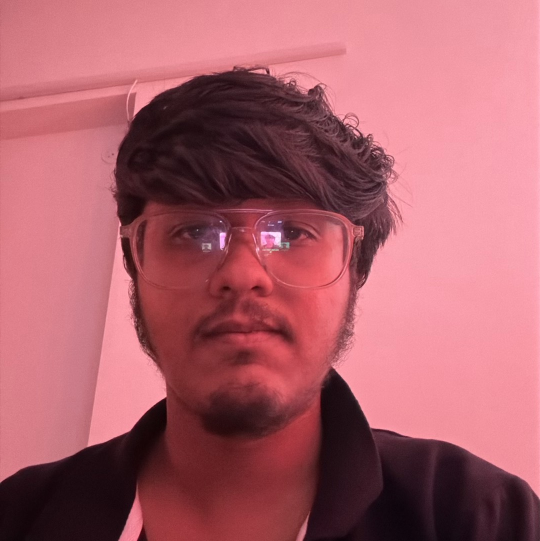
#> input picture attendance-backend/saved_models/photos/1001_1780565966.jpg, 1080 x 1082 px (shown at 1/2 size)
$ python -i face_service.py   (imports and definitions only)   (older library calls are emulated)
#> lines starting #> are read from the running program, lines starting #| are printed output that depends on the picture
import numpy as np
import cv2
from ai_edge_litert.interpreter import Interpreter
from scipy.spatial.distance import cosine
import base64, os, time, hashlib

# ══════════════════════════════════════════════════
# MODULE 1 — Face Detection & Recognition
# BlazeFace (fast detector) → MobileFaceNet (embeddings)
# ══════════════════════════════════════════════════
MODEL_PATH = os.path.join(os.path.dirname(__file__), "../../saved_models/mobilefacenet.tflite")

# [1 line that did not run here, left out]
# [1 line not run here, left out]
# [1 line that did not run here, left out]
# [1 line that did not run here, left out]

# Stage 1 — Fast face detector (BlazeFace fallback: Haar Cascade)
face_cascade = cv2.CascadeClassifier(
    cv2.data.haarcascades + "haarcascade_frontalface_default.xml"
)

# [4 lines left out: function decode_image, not called in this run]

def normalize_skin_tone(face: np.ndarray) -> np.ndarray:
    """Skin tone normalization for Indian demographics + harsh sunlight"""
    lab  = cv2.cvtColor(face, cv2.COLOR_BGR2LAB)
    l, a, b = cv2.split(lab)
    clahe = cv2.createCLAHE(clipLimit=2.0, tileGridSize=(4, 4))
    l     = clahe.apply(l)
    return cv2.cvtColor(cv2.merge([l, a, b]), cv2.COLOR_LAB2BGR)

def detect_face(img: np.ndarray) -> np.ndarray:
    """Stage 1: detect face crop. Rejects empty frames instantly."""
    gray  = cv2.cvtColor(img, cv2.COLOR_BGR2GRAY)
    faces = face_cascade.detectMultiScale(gray, 1.1, 5, minSize=(80, 80))
    if len(faces) == 0:
        raise ValueError("No face detected")
    x, y, w, h = max(faces, key=lambda f: f[2] * f[3])
    face = img[y:y+h, x:x+w]
    face = cv2.resize(face, (112, 112))
    face = normalize_skin_tone(face)   # fix for Indian skin + sunlight
    return face

# [8 lines left out: function get_embedding, not called in this run]

SIMILARITY_THRESHOLD = 0.40

# [379 lines left out: functions compare_faces, passive_liveness_check, active_liveness_check, check_geofence, get_next_check_interval, calculate_risk_score and 5 more, not called in this run]

>>> import cv2
>>> picture = cv2.imread('../../saved_models/photos/1001_1780565966.jpg')
#> picture is the input picture: shape (1082, 1080, 3); mean B, G, R 106.3, 96.5, 171.6
>>> result = detect_face(picture)
#> in detect_face, `gray  = cv2.cvtColor(img, cv2.COLOR_BGR2GRAY)`:
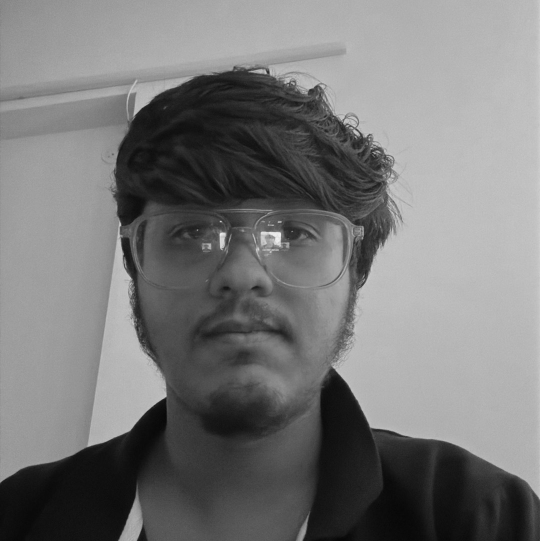
#> gray: shape (1082, 1080) (shown at 1/2 size); min 6, max 246, mean 120.1
#> in detect_face, `faces = face_cascade.detectMultiScale(gray, 1.1, 5, minSize=(80, 80))`: faces = [[233, 252, 534, 534]]
#> in detect_face, `x, y, w, h = max(faces, key=lambda f: f[2] * f[3])`: x = 233; y = 252; w = 534
#> in detect_face, `face = cv2.resize(face, (112, 112))`:
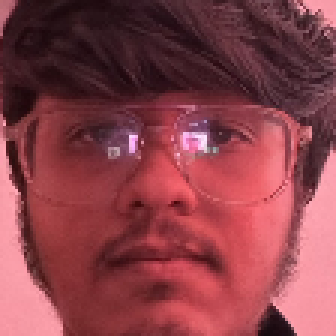
#> face: shape (112, 112, 3) (shown 3 times larger); mean B, G, R 72.8, 64.6, 137.1
#> in normalize_skin_tone, `lab  = cv2.cvtColor(face, cv2.COLOR_BGR2LAB)`: lab: shape (112, 112, 3); mean of channels 0, 1, 2 92.7, 159.2, 138
#> in normalize_skin_tone, `l, a, b = cv2.split(lab)`:
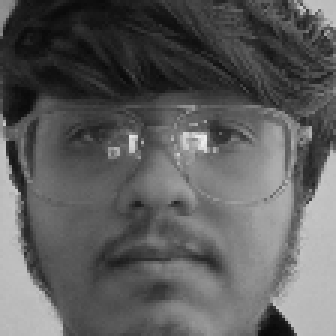
#> l: shape (112, 112) (shown 3 times larger); min 10, max 237, mean 92.7
#> in normalize_skin_tone, `l, a, b = cv2.split(lab)`:
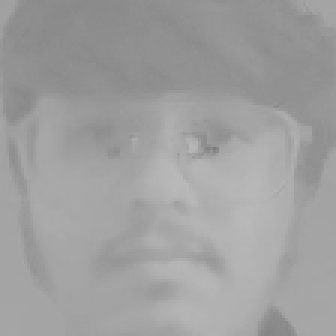
#> a: shape (112, 112) (shown 3 times larger); min 125, max 185, mean 159.2
#> in normalize_skin_tone, `l, a, b = cv2.split(lab)`:
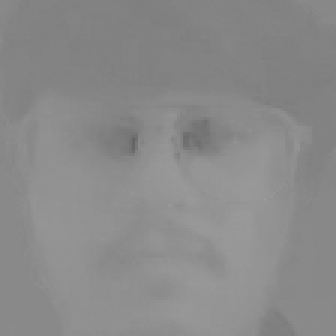
#> b: shape (112, 112) (shown 3 times larger); min 99, max 153, mean 138
#> in normalize_skin_tone, `l     = clahe.apply(l)`:
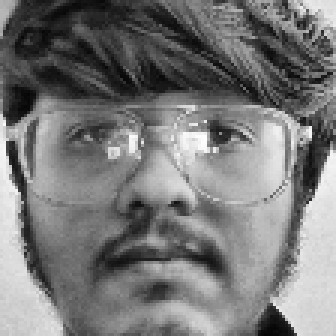
#> l: shape (112, 112) (shown 3 times larger); min 6, max 254, mean 120.1
#> in normalize_skin_tone, `return cv2.cvtColor(cv2.merge([l, a, b]), cv2.COLOR_LAB2BGR)`:
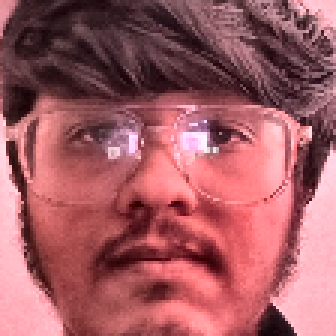
#> returned value: shape (112, 112, 3) (shown 3 times larger); mean B, G, R 98.8, 91.8, 162.1

$ run again, on attendance-backend/saved_models/photos/1001_1780566016.jpg
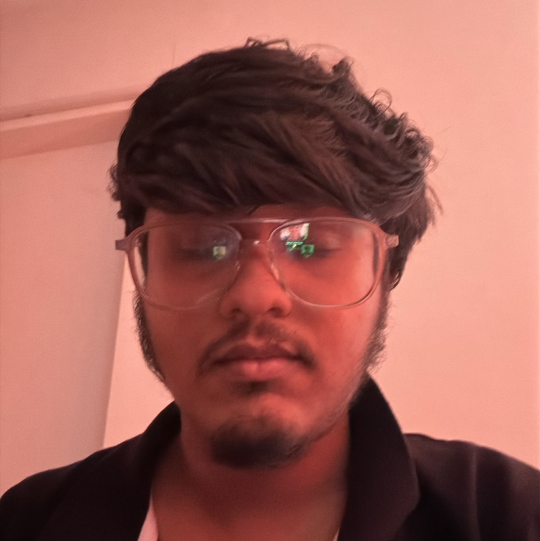
#> input picture attendance-backend/saved_models/photos/1001_1780566016.jpg, 1080 x 1082 px (shown at 1/2 size)
#> picture is the input picture: shape (1082, 1080, 3); mean B, G, R 88.6, 97.5, 159.2
#> in detect_face, `gray  = cv2.cvtColor(img, cv2.COLOR_BGR2GRAY)`:
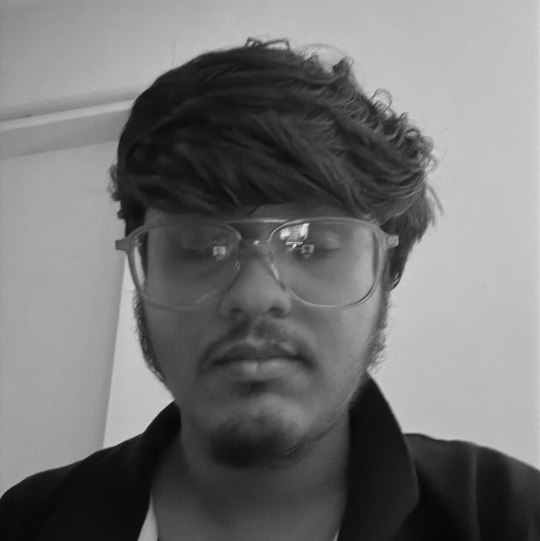
#> gray: shape (1082, 1080) (shown at 1/2 size); min 5, max 248, mean 114.9
#> faces = [[240, 287, 576, 576]]
#> x = 240; y = 287; w = 576
#> lab: shape (112, 112, 3); mean of channels 0, 1, 2 90.6, 154.7, 144.3
#> in normalize_skin_tone, `return cv2.cvtColor(cv2.merge([l, a, b]), cv2.COLOR_LAB2BGR)`:
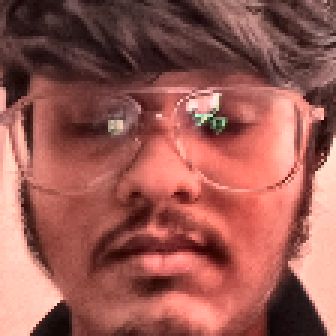
#> returned value: shape (112, 112, 3) (shown 3 times larger); mean B, G, R 83, 90.2, 154.4

$ run again, on attendance-backend/saved_models/photos/1001_1780566060.jpg
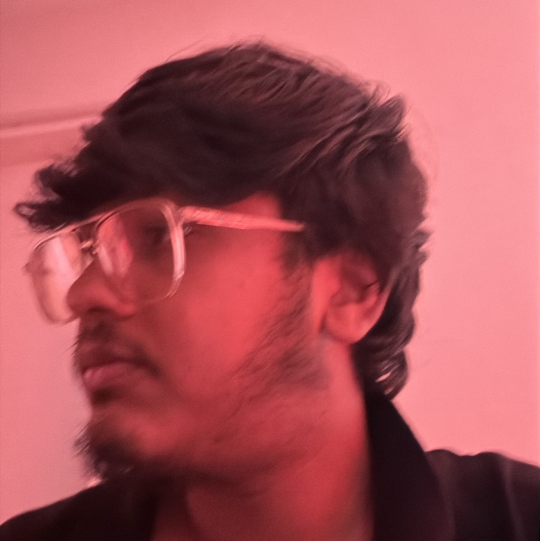
#> input picture attendance-backend/saved_models/photos/1001_1780566060.jpg, 1080 x 1082 px (shown at 1/2 size)
#> picture is the input picture: shape (1082, 1080, 3); mean B, G, R 87.3, 81.6, 165.3
#> in detect_face, `gray  = cv2.cvtColor(img, cv2.COLOR_BGR2GRAY)`:
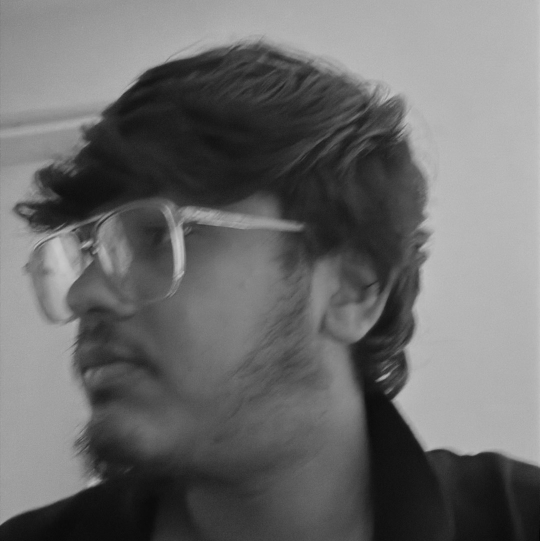
#> gray: shape (1082, 1080) (shown at 1/2 size); min 3, max 202, mean 107.3
#> faces = [[134, 304, 441, 441]]
#> x = 134; y = 304; w = 441
#> lab: shape (112, 112, 3); mean of channels 0, 1, 2 92.9, 167, 145.6
#> in normalize_skin_tone, `return cv2.cvtColor(cv2.merge([l, a, b]), cv2.COLOR_LAB2BGR)`:
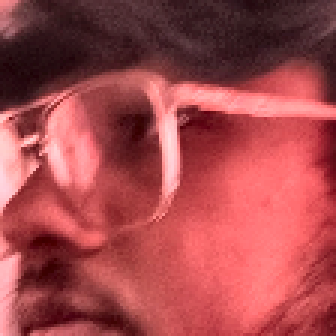
#> returned value: shape (112, 112, 3) (shown 3 times larger); mean B, G, R 76, 72.4, 164.3

$ run again, on attendance-backend/saved_models/photos/1001_1780566082.jpg
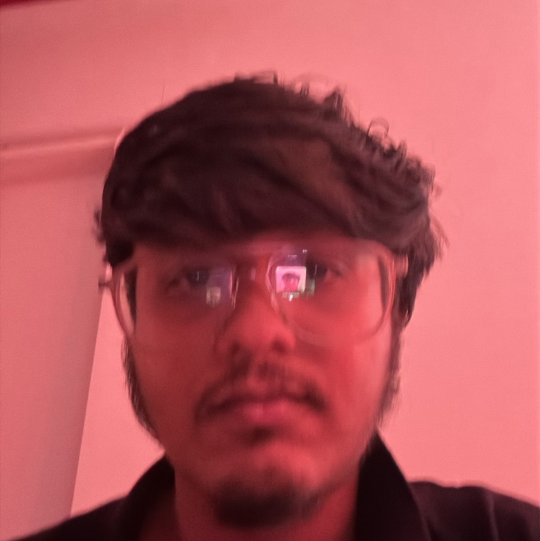
#> input picture attendance-backend/saved_models/photos/1001_1780566082.jpg, 1080 x 1082 px (shown at 1/2 size)
#> picture is the input picture: shape (1082, 1080, 3); mean B, G, R 89, 83.9, 173.8
#> faces = [[193, 283, 706, 706]]
#> x = 193; y = 283; w = 706
#> lab: shape (112, 112, 3); mean of channels 0, 1, 2 91.6, 163.2, 142.5
#> in normalize_skin_tone, `return cv2.cvtColor(cv2.merge([l, a, b]), cv2.COLOR_LAB2BGR)`:
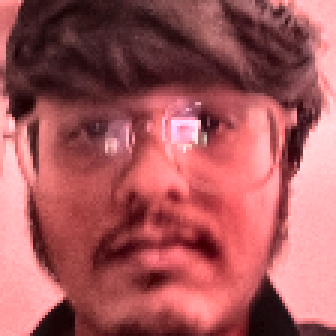
#> returned value: shape (112, 112, 3) (shown 3 times larger); mean B, G, R 91.7, 88, 165.8
